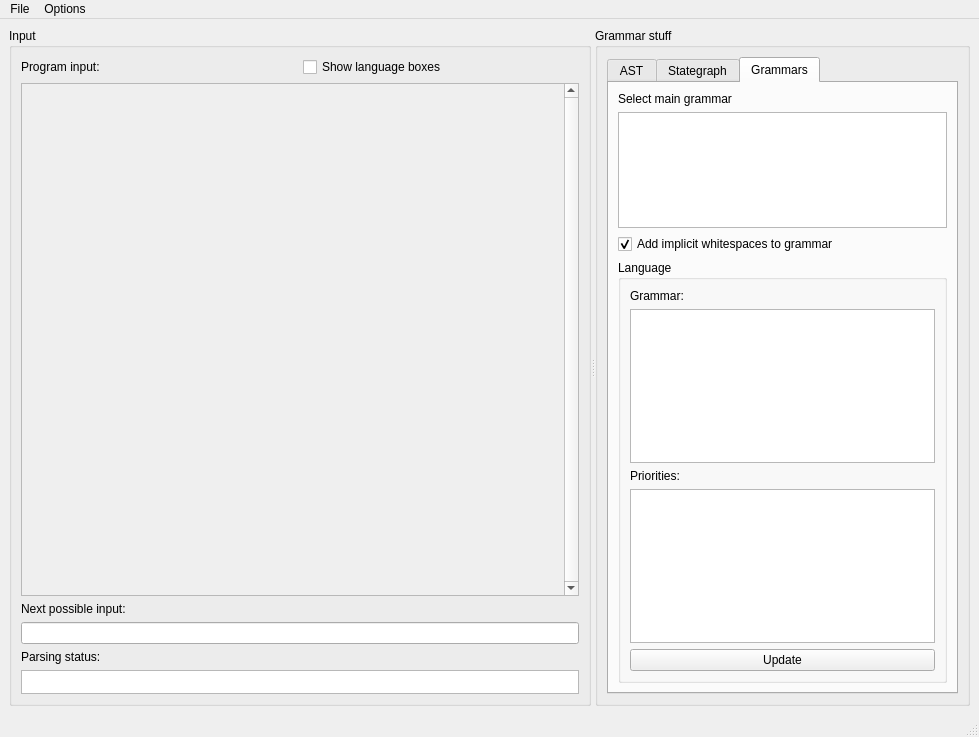
<?xml version="1.0" encoding="UTF-8"?>
<ui version="4.0">
 <class>MainWindow</class>
 <widget class="QMainWindow" name="MainWindow">
  <property name="geometry">
   <rect>
    <x>0</x>
    <y>0</y>
    <width>979</width>
    <height>737</height>
   </rect>
  </property>
  <property name="sizePolicy">
   <sizepolicy hsizetype="Preferred" vsizetype="Preferred">
    <horstretch>0</horstretch>
    <verstretch>0</verstretch>
   </sizepolicy>
  </property>
  <property name="windowTitle">
   <string>MainWindow</string>
  </property>
  <widget class="QWidget" name="centralwidget">
   <layout class="QHBoxLayout" name="horizontalLayout_3">
    <item>
     <widget class="QSplitter" name="splitter">
      <property name="orientation">
       <enum>Qt::Horizontal</enum>
      </property>
      <widget class="QGroupBox" name="groupBox_2">
       <property name="sizePolicy">
        <sizepolicy hsizetype="Preferred" vsizetype="Preferred">
         <horstretch>1</horstretch>
         <verstretch>0</verstretch>
        </sizepolicy>
       </property>
       <property name="title">
        <string>Input</string>
       </property>
       <layout class="QVBoxLayout" name="verticalLayout_3">
        <item>
         <layout class="QHBoxLayout" name="horizontalLayout">
          <item>
           <widget class="QLabel" name="label_3">
            <property name="text">
             <string>Program input:</string>
            </property>
           </widget>
          </item>
          <item>
           <widget class="QCheckBox" name="cbShowLangBoxes">
            <property name="text">
             <string>Show language boxes</string>
            </property>
           </widget>
          </item>
         </layout>
        </item>
        <item>
         <widget class="ScopeScrollArea" name="scrollArea">
          <property name="frameShape">
           <enum>QFrame::StyledPanel</enum>
          </property>
          <property name="verticalScrollBarPolicy">
           <enum>Qt::ScrollBarAlwaysOn</enum>
          </property>
          <property name="horizontalScrollBarPolicy">
           <enum>Qt::ScrollBarAlwaysOff</enum>
          </property>
          <property name="widgetResizable">
           <bool>true</bool>
          </property>
          <property name="alignment">
           <set>Qt::AlignLeading|Qt::AlignLeft|Qt::AlignTop</set>
          </property>
          <widget class="QWidget" name="scrollAreaWidgetContents">
           <property name="geometry">
            <rect>
             <x>0</x>
             <y>0</y>
             <width>501</width>
             <height>507</height>
            </rect>
           </property>
           <property name="sizePolicy">
            <sizepolicy hsizetype="Expanding" vsizetype="Expanding">
             <horstretch>0</horstretch>
             <verstretch>0</verstretch>
            </sizepolicy>
           </property>
           <property name="autoFillBackground">
            <bool>false</bool>
           </property>
           <layout class="QVBoxLayout" name="verticalLayout_5">
            <property name="margin">
             <number>0</number>
            </property>
            <item>
             <widget class="NodeEditor" name="frame">
              <property name="enabled">
               <bool>true</bool>
              </property>
              <property name="sizePolicy">
               <sizepolicy hsizetype="Expanding" vsizetype="Expanding">
                <horstretch>0</horstretch>
                <verstretch>0</verstretch>
               </sizepolicy>
              </property>
              <property name="minimumSize">
               <size>
                <width>0</width>
                <height>0</height>
               </size>
              </property>
              <property name="baseSize">
               <size>
                <width>0</width>
                <height>0</height>
               </size>
              </property>
              <property name="palette">
               <palette>
                <active>
                 <colorrole role="Base">
                  <brush brushstyle="SolidPattern">
                   <color alpha="255">
                    <red>255</red>
                    <green>255</green>
                    <blue>255</blue>
                   </color>
                  </brush>
                 </colorrole>
                 <colorrole role="Window">
                  <brush brushstyle="SolidPattern">
                   <color alpha="255">
                    <red>255</red>
                    <green>255</green>
                    <blue>255</blue>
                   </color>
                  </brush>
                 </colorrole>
                </active>
                <inactive>
                 <colorrole role="Base">
                  <brush brushstyle="SolidPattern">
                   <color alpha="255">
                    <red>255</red>
                    <green>255</green>
                    <blue>255</blue>
                   </color>
                  </brush>
                 </colorrole>
                 <colorrole role="Window">
                  <brush brushstyle="SolidPattern">
                   <color alpha="255">
                    <red>255</red>
                    <green>255</green>
                    <blue>255</blue>
                   </color>
                  </brush>
                 </colorrole>
                </inactive>
                <disabled>
                 <colorrole role="Base">
                  <brush brushstyle="SolidPattern">
                   <color alpha="255">
                    <red>255</red>
                    <green>255</green>
                    <blue>255</blue>
                   </color>
                  </brush>
                 </colorrole>
                 <colorrole role="Window">
                  <brush brushstyle="SolidPattern">
                   <color alpha="255">
                    <red>255</red>
                    <green>255</green>
                    <blue>255</blue>
                   </color>
                  </brush>
                 </colorrole>
                </disabled>
               </palette>
              </property>
              <property name="cursor">
               <cursorShape>IBeamCursor</cursorShape>
              </property>
              <property name="focusPolicy">
               <enum>Qt::WheelFocus</enum>
              </property>
              <property name="acceptDrops">
               <bool>false</bool>
              </property>
              <property name="autoFillBackground">
               <bool>false</bool>
              </property>
              <property name="frameShape">
               <enum>QFrame::NoFrame</enum>
              </property>
              <property name="frameShadow">
               <enum>QFrame::Sunken</enum>
              </property>
             </widget>
            </item>
           </layout>
          </widget>
         </widget>
        </item>
        <item>
         <widget class="QLabel" name="label">
          <property name="text">
           <string>Next possible input:</string>
          </property>
         </widget>
        </item>
        <item>
         <widget class="QLineEdit" name="lineEdit"/>
        </item>
        <item>
         <widget class="QLabel" name="label_2">
          <property name="text">
           <string>Parsing status:</string>
          </property>
         </widget>
        </item>
        <item>
         <widget class="QTextEdit" name="te_pstatus">
          <property name="maximumSize">
           <size>
            <width>16777215</width>
            <height>24</height>
           </size>
          </property>
          <property name="verticalScrollBarPolicy">
           <enum>Qt::ScrollBarAlwaysOff</enum>
          </property>
          <property name="horizontalScrollBarPolicy">
           <enum>Qt::ScrollBarAlwaysOff</enum>
          </property>
         </widget>
        </item>
       </layout>
      </widget>
      <widget class="QGroupBox" name="groupBox_3">
       <property name="sizePolicy">
        <sizepolicy hsizetype="Preferred" vsizetype="Preferred">
         <horstretch>0</horstretch>
         <verstretch>0</verstretch>
        </sizepolicy>
       </property>
       <property name="title">
        <string>Grammar stuff</string>
       </property>
       <layout class="QVBoxLayout" name="verticalLayout">
        <item>
         <widget class="QTabWidget" name="tabWidget">
          <property name="currentIndex">
           <number>2</number>
          </property>
          <widget class="QWidget" name="tab">
           <attribute name="title">
            <string>AST</string>
           </attribute>
           <layout class="QGridLayout" name="gridLayout_2">
            <item row="0" column="0">
             <widget class="QGraphicsView" name="graphicsView">
              <property name="sizePolicy">
               <sizepolicy hsizetype="Minimum" vsizetype="Expanding">
                <horstretch>0</horstretch>
                <verstretch>0</verstretch>
               </sizepolicy>
              </property>
              <property name="palette">
               <palette>
                <active>
                 <colorrole role="Base">
                  <brush brushstyle="SolidPattern">
                   <color alpha="255">
                    <red>255</red>
                    <green>255</green>
                    <blue>255</blue>
                   </color>
                  </brush>
                 </colorrole>
                </active>
                <inactive>
                 <colorrole role="Base">
                  <brush brushstyle="SolidPattern">
                   <color alpha="255">
                    <red>255</red>
                    <green>255</green>
                    <blue>255</blue>
                   </color>
                  </brush>
                 </colorrole>
                </inactive>
                <disabled>
                 <colorrole role="Base">
                  <brush brushstyle="SolidPattern">
                   <color alpha="255">
                    <red>247</red>
                    <green>247</green>
                    <blue>247</blue>
                   </color>
                  </brush>
                 </colorrole>
                </disabled>
               </palette>
              </property>
              <property name="autoFillBackground">
               <bool>true</bool>
              </property>
             </widget>
            </item>
            <item row="1" column="0">
             <widget class="QCheckBox" name="cb_toggle_ws">
              <property name="text">
               <string>Show whitespace nodes</string>
              </property>
              <property name="checked">
               <bool>true</bool>
              </property>
             </widget>
            </item>
            <item row="2" column="0">
             <widget class="QCheckBox" name="cb_toggle_ast">
              <property name="text">
               <string>Show AST</string>
              </property>
              <property name="checkable">
               <bool>true</bool>
              </property>
              <property name="checked">
               <bool>false</bool>
              </property>
             </widget>
            </item>
            <item row="3" column="0">
             <widget class="QCheckBox" name="cb_fit_ast">
              <property name="text">
               <string>fit AST in view</string>
              </property>
             </widget>
            </item>
            <item row="4" column="0">
             <widget class="QPushButton" name="bt_show_sel_ast">
              <property name="text">
               <string>show AST from selection</string>
              </property>
             </widget>
            </item>
           </layout>
          </widget>
          <widget class="QWidget" name="tab_2">
           <attribute name="title">
            <string>Stategraph</string>
           </attribute>
           <layout class="QVBoxLayout" name="verticalLayout_6">
            <item>
             <widget class="QGraphicsView" name="gvStategraph">
              <property name="sizePolicy">
               <sizepolicy hsizetype="Minimum" vsizetype="Expanding">
                <horstretch>0</horstretch>
                <verstretch>0</verstretch>
               </sizepolicy>
              </property>
             </widget>
            </item>
            <item>
             <layout class="QHBoxLayout" name="horizontalLayout_2">
              <item>
               <widget class="QPushButton" name="btShowWholeGraph">
                <property name="text">
                 <string>Show whole graph</string>
                </property>
               </widget>
              </item>
              <item>
               <widget class="QLineEdit" name="leSingleState">
                <property name="sizePolicy">
                 <sizepolicy hsizetype="Minimum" vsizetype="Fixed">
                  <horstretch>0</horstretch>
                  <verstretch>0</verstretch>
                 </sizepolicy>
                </property>
               </widget>
              </item>
              <item>
               <widget class="QPushButton" name="btShowSingleState">
                <property name="text">
                 <string>Show single state</string>
                </property>
               </widget>
              </item>
             </layout>
            </item>
           </layout>
          </widget>
          <widget class="QWidget" name="tab_3">
           <attribute name="title">
            <string>Grammars</string>
           </attribute>
           <layout class="QVBoxLayout" name="verticalLayout_4">
            <item>
             <widget class="QLabel" name="label_6">
              <property name="text">
               <string>Select main grammar</string>
              </property>
             </widget>
            </item>
            <item>
             <widget class="QListWidget" name="listWidget">
              <property name="sizePolicy">
               <sizepolicy hsizetype="Minimum" vsizetype="Expanding">
                <horstretch>0</horstretch>
                <verstretch>0</verstretch>
               </sizepolicy>
              </property>
             </widget>
            </item>
            <item>
             <widget class="QCheckBox" name="cb_add_implicit_ws">
              <property name="text">
               <string>Add implicit whitespaces to grammar</string>
              </property>
              <property name="checked">
               <bool>true</bool>
              </property>
             </widget>
            </item>
            <item>
             <widget class="QGroupBox" name="groupBox">
              <property name="sizePolicy">
               <sizepolicy hsizetype="Minimum" vsizetype="Preferred">
                <horstretch>0</horstretch>
                <verstretch>0</verstretch>
               </sizepolicy>
              </property>
              <property name="title">
               <string>Language</string>
              </property>
              <layout class="QVBoxLayout" name="verticalLayout_2">
               <item>
                <widget class="QLabel" name="label_4">
                 <property name="text">
                  <string>Grammar:</string>
                 </property>
                </widget>
               </item>
               <item>
                <widget class="QTextEdit" name="teGrammar">
                 <property name="sizePolicy">
                  <sizepolicy hsizetype="Minimum" vsizetype="Expanding">
                   <horstretch>0</horstretch>
                   <verstretch>0</verstretch>
                  </sizepolicy>
                 </property>
                </widget>
               </item>
               <item>
                <widget class="QLabel" name="label_5">
                 <property name="text">
                  <string>Priorities:</string>
                 </property>
                </widget>
               </item>
               <item>
                <widget class="QTextEdit" name="tePriorities">
                 <property name="sizePolicy">
                  <sizepolicy hsizetype="Minimum" vsizetype="Expanding">
                   <horstretch>0</horstretch>
                   <verstretch>0</verstretch>
                  </sizepolicy>
                 </property>
                </widget>
               </item>
               <item>
                <widget class="QPushButton" name="btUpdate">
                 <property name="text">
                  <string>Update</string>
                 </property>
                </widget>
               </item>
              </layout>
             </widget>
            </item>
           </layout>
          </widget>
         </widget>
        </item>
       </layout>
      </widget>
     </widget>
    </item>
   </layout>
  </widget>
  <widget class="QMenuBar" name="menubar">
   <property name="geometry">
    <rect>
     <x>0</x>
     <y>0</y>
     <width>979</width>
     <height>22</height>
    </rect>
   </property>
   <widget class="QMenu" name="menuFile">
    <property name="title">
     <string>File</string>
    </property>
    <addaction name="actionOpen"/>
   </widget>
   <widget class="QMenu" name="menuOptions">
    <property name="title">
     <string>Options</string>
    </property>
    <addaction name="actionRandomDel"/>
    <addaction name="actionUndoRandomDel"/>
   </widget>
   <addaction name="menuFile"/>
   <addaction name="menuOptions"/>
  </widget>
  <widget class="QStatusBar" name="statusbar"/>
  <action name="actionOpen">
   <property name="text">
    <string>Open...</string>
   </property>
  </action>
  <action name="actionRandomDel">
   <property name="text">
    <string>Delete random chars</string>
   </property>
  </action>
  <action name="actionUndoRandomDel">
   <property name="text">
    <string>Undo random deletion</string>
   </property>
  </action>
 </widget>
 <customwidgets>
  <customwidget>
   <class>NodeEditor</class>
   <extends>QFrame</extends>
   <header>nodeeditor</header>
   <container>1</container>
  </customwidget>
  <customwidget>
   <class>ScopeScrollArea</class>
   <extends>QScrollArea</extends>
   <header>nodeeditor</header>
   <container>1</container>
  </customwidget>
 </customwidgets>
 <resources/>
 <connections/>
</ui>
